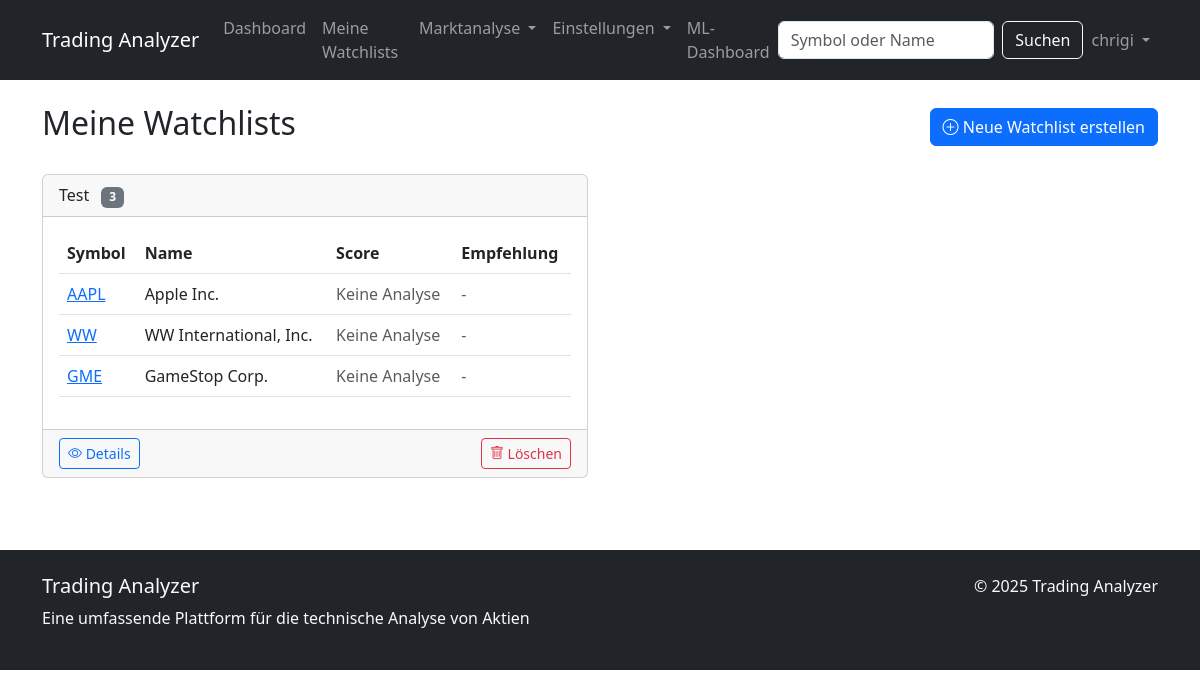
Page /watchlists/ (signed in) on the committed database.
### stock_analyzer/models.py (models this page shows, shortened)
class WatchList(models.Model):
    user = models.ForeignKey(User, on_delete=models.CASCADE, related_name='watchlists')
    name = models.CharField(max_length=100)
    stocks = models.ManyToManyField(Stock, related_name='watchlists')

class Stock(models.Model):
    symbol = models.CharField(max_length=10, unique=True)
    name = models.CharField(max_length=100)
    sector = models.CharField(max_length=100, null=True, blank=True)
    last_updated = models.DateTimeField(auto_now=True)

### stock_analyzer/views.py (the view)
# urls.py: path('watchlists/', views.my_watchlists, name='my_watchlists'),
@login_required
def my_watchlists(request):
    watchlists = WatchList.objects.filter(user=request.user)
    context = {
        'watchlists': watchlists
    }
    return render(request, 'stock_analyzer/my_watchlists.html', context)

### stock_analyzer/templates/stock_analyzer/my_watchlists.html (shortened to what this page needs)
{% extends 'stock_analyzer/base.html' %}
{% load stock_tags %}
{% block content %}
<div class="d-flex justify-content-between align-items-center mb-4">
    <h2>Meine Watchlists</h2>
    <button type="button" class="btn btn-primary" data-bs-toggle="modal" data-bs-target="#createWatchlistModal">
        <i class="bi bi-plus-circle"></i> Neue Watchlist erstellen
    </button>
</div>
{% if watchlists %}
<div class="row">
    {% for watchlist in watchlists %}
    <div class="col-md-6 mb-4">
        <div class="card">
            <div class="card-header">
                {{ watchlist.name }}
                <span class="badge bg-secondary ms-2">{{ watchlist.stocks.count }}</span>
            </div>
            <div class="card-body">
                {% if watchlist.stocks.exists %}
                <div class="table-responsive">
                    <table class="table table-hover">
                        <thead>
                            <tr>
                                <th>Symbol</th>
                                <th>Name</th>
                                <th>Score</th>
                                <th>Empfehlung</th>
                            </tr>
                        </thead>
                        <tbody>
                            {% for stock in watchlist.stocks.all %}
                            <tr>
                                <td><a href="{% url 'stock_detail' stock.symbol %}">{{ stock.symbol }}</a></td>
                                <td>{{ stock.name }}</td>
                                <td>
                                    {% if stock.id in latest_analyses %}
                                    <div class="progress">
                                        {% with analysis=latest_analyses|get_item:stock.id %}
                                        {% if analysis.technical_score >= 70 %}
                                            <div class="progress-bar bg-success" style="width: {{ analysis.technical_score }}%">{{ analysis.technical_score }}</div>
                                        {% elif analysis.technical_score <= 30 %}
                                            <div class="progress-bar bg-danger" style="width: {{ analysis.technical_score }}%">{{ analysis.technical_score }}</div>
                                        {% else %}
                                            <div class="progress-bar bg-warning" style="width: {{ analysis.technical_score }}%">{{ analysis.technical_score }}</div>
                                        {% endif %}
                                        {% endwith %}
                                    </div>
                                    {% else %}
                                    <span class="text-muted">Keine Analyse</span>
                                    {% endif %}
                                </td>
                                <td>
                                    {% if stock.id in latest_analyses %}
                                    {% with analysis=latest_analyses|get_item:stock.id %}
                                    {% if analysis.recommendation == 'BUY' %}
                                        <span class="badge bg-success">KAUFEN</span>
                                    {% elif analysis.recommendation == 'SELL' %}
                                        <span class="badge bg-danger">VERKAUFEN</span>
                                    {% else %}
                                        <span class="badge bg-warning">HALTEN</span>
                                    {% endif %}
                                    {% endwith %}
                                    {% else %}
                                    <span class="text-muted">-</span>
                                    {% endif %}
                                </td>
                            </tr>
                            {% endfor %}
                        </tbody>
                    </table>
                </div>
                {% else %}
                <p class="text-center">Keine Aktien in dieser Watchlist</p>
                {% endif %}
            </div>
            <div class="card-footer d-flex justify-content-between">
                <a href="{% url 'watchlist_detail' watchlist.id %}" class="btn btn-outline-primary btn-sm">
                    <i class="bi bi-eye"></i> Details
                </a>
                <button class="btn btn-outline-danger btn-sm delete-watchlist" data-id="{{ watchlist.id }}">
                    <i class="bi bi-trash"></i> Löschen
                </button>
            </div>
        </div>
    </div>
    {% endfor %}
</div>
{% else %}
<div class="alert alert-info text-center">
    <p>Du hast noch keine Watchlists erstellt.</p>
    <p>Erstelle eine neue Watchlist, um deine Lieblingsaktien zu verfolgen.</p>
</div>
{% endif %}
{% endblock %}

### stock_analyzer/templates/stock_analyzer/base.html (shortened to what this page needs)
<!DOCTYPE html>
<html lang="de">
<head>
    <link href="https://cdn.jsdelivr.net/npm/bootstrap@5.3.0/dist/css/bootstrap.min.css" rel="stylesheet">
    <link rel="stylesheet" href="https://cdn.jsdelivr.net/npm/bootstrap-icons@1.11.0/font/bootstrap-icons.css">
</head>
<body>
    <nav class="navbar navbar-expand-lg navbar-dark bg-dark">
        <div class="container">
            <a class="navbar-brand" href="{% url 'index' %}">Trading Analyzer</a>
            <div class="collapse navbar-collapse" id="navbarNav">
                <ul class="navbar-nav me-auto">
                    <li class="nav-item">
                        <a class="nav-link" href="{% url 'index' %}">Dashboard</a>
                    </li>
                    {% if user.is_authenticated %}
                    <li class="nav-item">
                        <a class="nav-link" href="{% url 'my_watchlists' %}">Meine Watchlists</a>
                    </li>
                    {% endif %}
                    <li class="nav-item dropdown">
                        <a class="nav-link dropdown-toggle" href="#" id="marketDropdown" role="button" data-bs-toggle="dropdown">
                            Marktanalyse
                        </a>
                    </li>
                    {% if user.is_authenticated %}
                    <li class="nav-item dropdown">
                        <a class="nav-link dropdown-toggle" href="#" id="settingsDropdown" role="button" data-bs-toggle="dropdown">
                            Einstellungen
                        </a>
                    </li>
                    {% endif %}
                    {% if user.is_authenticated %}
                    <li class="nav-item">
                        <a class="nav-link" href="{% url 'ml_dashboard' %}">ML-Dashboard</a>
                    </li>
                    {% endif %}
                </ul>
                <form class="d-flex" action="{% url 'search_stocks' %}" method="get" id="search-form">
                    <input class="form-control me-2" type="search" placeholder="Symbol oder Name" name="q" id="search-input">
                    <button class="btn btn-outline-light" type="submit">Suchen</button>
                </form>
                <ul class="navbar-nav ms-auto">
                    {% if user.is_authenticated %}
                    <li class="nav-item dropdown">
                        <a class="nav-link dropdown-toggle" href="#" id="navbarDropdown" role="button" data-bs-toggle="dropdown">
                            {{ user.username }}
                        </a>
                    </li>
                    {% endif %}
                </ul>
            </div>
        </div>
    </nav>
    <div class="container mt-4">
        {% block content %}{% endblock %}
    </div>
    <footer class="bg-dark text-light py-4 mt-5">
        <div class="container">
            <div class="row">
                <div class="col-md-6">
                    <h5>Trading Analyzer</h5>
                    <p>Eine umfassende Plattform für die technische Analyse von Aktien</p>
                </div>
                <div class="col-md-6 text-md-end">
                    <p>&copy; {% now "Y" %} Trading Analyzer</p>
                </div>
            </div>
        </div>
    </footer>
</body>
</html>

### rows in the picture
WatchList: name "Test", stocks.count "3"
Stock: symbol "AAPL", name "Apple Inc.", shows "Keine Analyse"
Stock: symbol "WW", name "WW International, Inc.", shows "Keine Analyse"
Stock: symbol "GME", name "GameStop Corp.", shows "Keine Analyse"

### other values in the picture
{{ user.username }} "chrigi"
